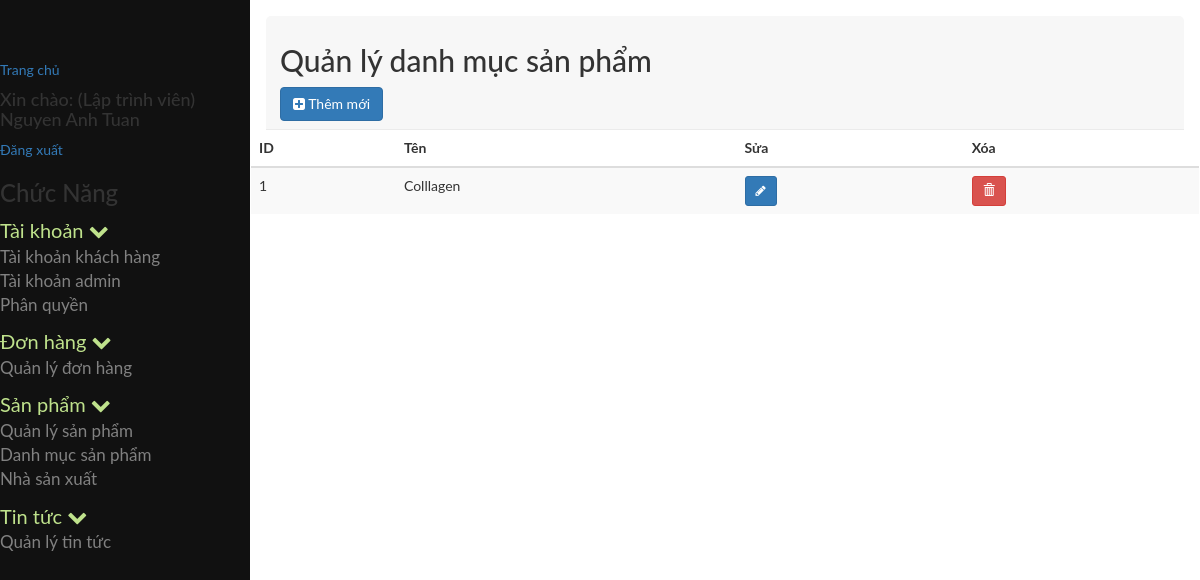
The page /admin/index.php?module=danhmucsanpham (signed in) on the database as committed earlier.
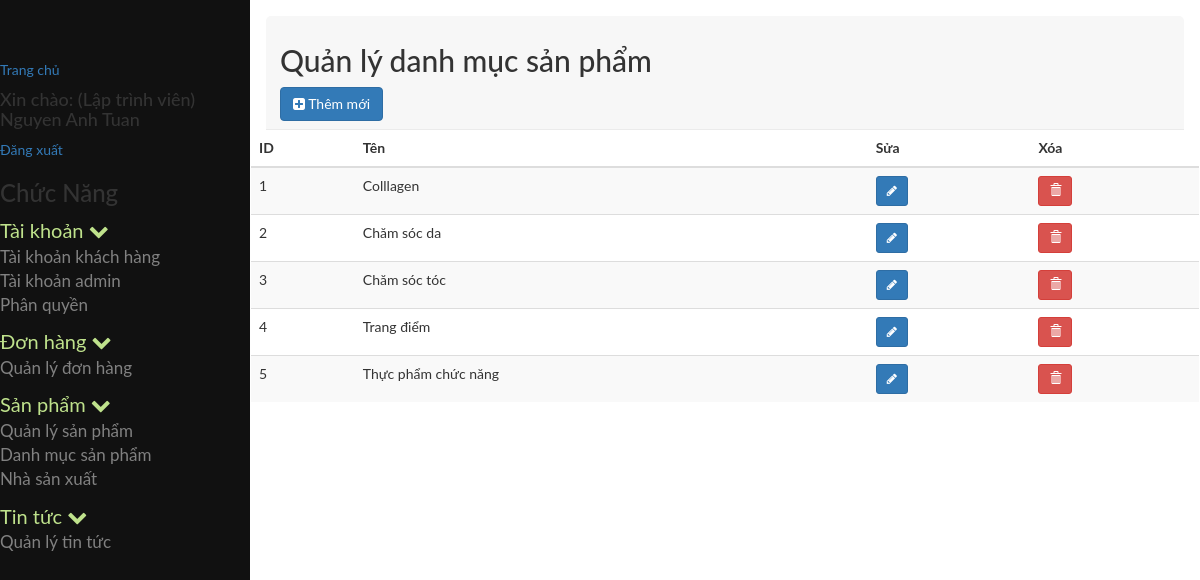
The same page on the database as committed later.
### tables this page shows
CREATE TABLE `tb_phanquyen` (
  `id` int(11) NOT NULL,
  `id_nhom` int(11) NOT NULL,
  `id_chucnang` int(11) NOT NULL
);

CREATE TABLE `tb_chucnang` (
  `id` int(11) NOT NULL,
  `ten` varchar(255) NOT NULL,
  `trangthai` tinyint(4) NOT NULL,
  `url` varchar(255) NOT NULL,
  `f_order` int(11) NOT NULL,
  `id_parent` int(11) NOT NULL,
  `nhanurl` varchar(255) NOT NULL,
  `hienthi` tinyint(4) NOT NULL,
  `bieutuong` varchar(255) NOT NULL
);

CREATE TABLE `tb_danhmuc` (
  `id` int(11) NOT NULL,
  `name` varchar(255) NOT NULL
);

### admin/cores/loader.php (called while the page is built, shortened)
<?php
class loader
{
	public function view($name='',$data=array())
	{
		extract($data);
		include BASEPATH.'views/'.$name.'.php' ;
	}
}
?>

### admin/models/admin/phanquyenchucnang.php (called while the page is built, shortened)
<?php
include_once 'JATOVI_Model.php';
class phanquyenchucnang extends JATOVI_Model
{
	private $_table = "tb_phanquyen";
	private $_table2 = "tb_chucnang";
	public function getrole($id_nhom)
	{
		$sql = "SELECT * FROM {$this->_table}  INNER JOIN {$this->_table2} WHERE id_nhom = {$id_nhom} AND {$this->_table}.id_chucnang = {$this->_table2}.id ";
		$query = $this->connection->prepare($sql);
		$query->execute();
		$result = $query->fetchAll();
		return $result;
	}
}
$phanquyenchucnang = new phanquyenchucnang();
?>

### admin/models/admin/JATOVI_Model.php (called while the page is built, shortened)
<?php
class JATOVI_Model
{
	private $host = 'localhost';
	private $dbname = 'project_jatovi';
	private $dbuser = 'root';
	private $dbpass = '';
	function __construct()
	{
		try {
			$this->connection  = new PDO("mysql:host={$this->host};dbname={$this->dbname};charset=utf8",$this->dbuser,$this->dbpass);
		} catch (PDOException $e) {
			echo "(DB connection error) Lỗi kết nối cơ sở dữ liệu: ".$e->getMessage();
		}
	}
}
?>

### admin/models/admin/danhmucsanpham_model.php (called while the page is built, shortened)
<?php
include_once 'JATOVI_Model.php';
class danhmucsanpham_model extends JATOVI_Model
{
	private $_table = 'tb_danhmuc';
	public function select_all_danhmuc()
	{
		$sql = "SELECT * FROM {$this->_table} ";
		$query = $this->connection->prepare($sql);
		$query->execute();
		$result = $query->fetchAll();
		return $result;
	}
}
$danhmucsanpham_model = new danhmucsanpham_model();
 ?>

### admin/views/admin/sanpham/danhmucsanpham.php (the view, shortened to what this page needs)
<div class="row">
	<div class="col-md-12">
		<div class="popover-title">
			<h2>Quản lý danh mục sản phẩm</h2>
			<a class="btn btn-primary" data-toggle="modal" href="#insertdiv"><i class="fa fa-plus-square"></i> Thêm mới</a>
		</div>
	</div>
</div>
<div class="row">
	<div class="col-md-12">
		<div class="">
			<table class="table table-striped">
				<thead>
					<tr>
						<th>ID</th>
						<th>Tên</th>
						<th>Sửa</th>
						<th>Xóa</th>
					</tr>
				</thead>
				<tbody>
					<?php foreach ($danhmuc as $value): ?>
					<tr>
						<td><?=$value['id']?></td>
						<td><?=$value['name']?></td>
							<td>
							<a href="#edit<?=$value['id'];?>" class="btn btn-primary btn-sm" data-toggle="modal">
								<i class="fa fa-pencil" aria-hidden = "true"></i>
							</a>
						</td>
						<td>
							<a class="btn btn-danger btn-sm" data-toggle="modal" href="#del<?=$value['id'];?>">
								<i class="glyphicon glyphicon-trash" aria-hidden="true"></i>
							</a>
					</td>
				</tr>
			<?php endforeach; ?>
				</tbody>
			</table>

### admin/views/admin/partial/sidebar.php (shortened to what this page needs)
<?php
	include_once BASEPATH.'models/admin/phanquyenchucnang.php';
	$chucnang = $phanquyenchucnang->getrole($_SESSION['userGroup']);
	$menu = array();
	foreach ($chucnang as $p) {
		if ($p['id_parent']==0) {
			$child=array();
			foreach ($chucnang as $p2) {
				if ($p2['id_parent']==$p['id']) {
					$child[]=$p2;
				}
			}
			$menu[]=array(
				'parent'=>$p,
				'child'=>$child
			);
		}
	}
?>
<nav class="sidenav" id="mySidenav">
	<a href="<?=base_url?>index.php">Trang chủ</a>
	<h4>Xin chào: <?='('.$_SESSION['userChucdanh'].')'?> <?=$_SESSION['userName']?></h4>
	<a href="<?=base_url?>index.php?module=page&action=page_logout">Đăng xuất</a>
	<h3>Chức Năng</h3>
	<?php foreach($menu as $value): ?>
		<ul>
			<li>
				<a class="parent_text">
					<?php echo $value['parent']['ten']; ?>
					<span class="fa fa-chevron-down"></span>
				</a>
				<ul>
					<?php foreach($value['child'] as $child): ?>
						<li class="<?=$child['hienthi']==0?"hidden":""?>">
							<a href="<?=base_url.'index.php?module='.$child['url']?>">
								<?=$child['ten']?>
							</a>
						</li>
					<?php endforeach; ?>
				</ul>
			</li>
		</ul>
	<?php endforeach; ?>
</nav>

Rows that differ between the two databases and show on the page:
added tb_danhmuc: id "2", name "Chăm sóc da"
added tb_danhmuc: id "3", name "Chăm sóc tóc"
added tb_danhmuc: id "4", name "Trang điểm"
added tb_danhmuc: id "5", name "Thực phẩm chức năng"
